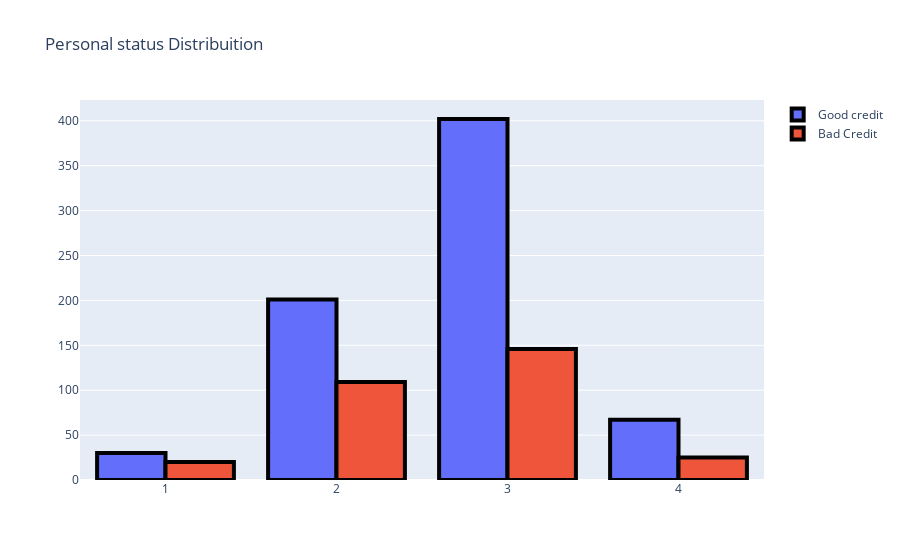

Here is the notebook cell this chart was saved with:
### Markdown cell above
### Personal status and sex of the customer

### Code cell
Good = go.Bar(
    x = df[df["Y"]== 1]["X09"].value_counts().index.values,
    y = df[df["Y"]== 1]["X09"].value_counts().values,
    name='Good credit'
)

Bad = go.Bar(
    x = df[df["Y"]== 2]["X09"].value_counts().index.values,
    y = df[df["Y"]== 2]["X09"].value_counts().values,
    name="Bad Credit"
)

data = [Good, Bad]

layout = go.Layout(
    title='Personal status Distribuition'
)

fig = go.Figure(data=data, layout=layout)
fig.data[0].marker.line.width = 4
fig.data[0].marker.line.color = "black"
fig.data[1].marker.line.width = 4
fig.data[1].marker.line.color = "black"

py.iplot(fig, filename='Personal status-Grouped')

### Figure 1 — Plotly figure (JSON) as saved in the notebook; plotly's stock layout.template omitted (floating-point values rounded to 4 significant figures)
{"data": [{"marker": {"line": {"color": "black", "width": 4}}, "name": "Good credit", "type": "bar", "x": [3, 2, 4, 1], "y": [402, 201, 67, 30]}, {"marker": {"line": {"color": "black", "width": 4}}, "name": "Bad Credit", "type": "bar", "x": [3, 2, 4, 1], "y": [146, 109, 25, 20]}], "layout": {"title": {"text": "Personal status Distribuition"}}}
